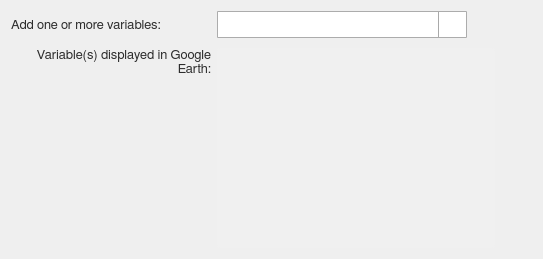
      <widget class="QWidget" name="scrollAreaWidgetContents_2">
       <property name="geometry">
        <rect>
         <x>0</x>
         <y>0</y>
         <width>543</width>
         <height>259</height>
        </rect>
       </property>
       <layout class="QGridLayout" name="gridLayout">
        <item row="0" column="0">
         <layout class="QVBoxLayout" name="ew_vertical_layout">
          <item>
           <layout class="QGridLayout" name="gridLayout_2">
            <property name="verticalSpacing">
             <number>10</number>
            </property>
            <item row="0" column="0">
             <widget class="QLabel" name="ew_label_2">
              <property name="minimumSize">
               <size>
                <width>0</width>
                <height>27</height>
               </size>
              </property>
              <property name="maximumSize">
               <size>
                <width>16777215</width>
                <height>27</height>
               </size>
              </property>
              <property name="font">
               <font>
                <family>FreeSans</family>
                <pointsize>10</pointsize>
                <stylestrategy>PreferAntialias</stylestrategy>
                <kerning>true</kerning>
               </font>
              </property>
              <property name="styleSheet">
               <string notr="true">QLabel {
    color: rgb(45,45,45);
}</string>
              </property>
              <property name="text">
               <string>Add one or more variables:</string>
              </property>
              <property name="alignment">
               <set>Qt::AlignLeading|Qt::AlignLeft|Qt::AlignVCenter</set>
              </property>
             </widget>
            </item>
            <item row="0" column="1">
             <layout class="QHBoxLayout" name="horizontalLayout_4">
              <item>
               <widget class="QComboBox" name="ew_combobox_5">
                <property name="minimumSize">
                 <size>
                  <width>250</width>
                  <height>27</height>
                 </size>
                </property>
                <property name="maximumSize">
                 <size>
                  <width>250</width>
                  <height>27</height>
                 </size>
                </property>
                <property name="font">
                 <font>
                  <family>FreeSans</family>
                  <pointsize>9</pointsize>
                  <weight>50</weight>
                  <bold>false</bold>
                  <stylestrategy>PreferAntialias</stylestrategy>
                  <kerning>true</kerning>
                 </font>
                </property>
                <property name="styleSheet">
                 <string notr="true">QComboBox {
	border: 1px solid #acacac;
    border-radius: 1px;
	padding-left: 5px;
    background-color: qlineargradient(x1: 0, y1: 0, x2: 0, y2: 1, 
								stop: 0 #f0f0f0, stop: 1 #e5e5e5);
    color: rgb(45,45,45);
}

QComboBox:disabled {
	background-color:  rgb(200,200,200);
}

QComboBox:hover {
	border: 1px solid #7eb4ea;
    border-radius: 1px;
	background-color: qlineargradient(x1: 0, y1: 0, x2: 0, y2: 1, 
								stop: 0 #ecf4fc, stop: 1 #dcecfc);
}

QComboBox::drop-down {
	subcontrol-origin: padding;
	subcontrol-position: top right;
	width: 27px;
    border-left-width: 1px;
	border-left-color: darkgray;
	border-left-style: solid;
	border-top-right-radius: 3px;
	border-bottom-right-radius: 3px;
}

QComboBox::down-arrow {
	image: url(icons/down_arrow_icon.svg); 
	width: 16px;
	height: 16px
}

QComboBox QAbstractItemView {
	selection-background-color: rgb(200,200,200);
	selection-color: black;
	background: #f0f0f0;
	border: 0px solid #f0f0f0;
}

QComboBox QAbstractItemView::item {
	margin: 5px 5px 5px 5px;
}</string>
                </property>
               </widget>
              </item>
              <item>
               <spacer name="horizontalSpacer_2">
                <property name="orientation">
                 <enum>Qt::Horizontal</enum>
                </property>
                <property name="sizeType">
                 <enum>QSizePolicy::Fixed</enum>
                </property>
                <property name="sizeHint" stdset="0">
                 <size>
                  <width>10</width>
                  <height>20</height>
                 </size>
                </property>
               </spacer>
              </item>
              <item>
               <widget class="QToolButton" name="ew_add_button">
                <property name="minimumSize">
                 <size>
                  <width>27</width>
                  <height>27</height>
                 </size>
                </property>
                <property name="maximumSize">
                 <size>
                  <width>27</width>
                  <height>27</height>
                 </size>
                </property>
                <property name="styleSheet">
                 <string notr="true">QToolButton {
	border: 1px solid transparent;
	background-color: transparent;
	width: 27px;
	height: 27px;
}

QToolButton:flat {
	border: none;
}</string>
                </property>
                <property name="icon">
                 <iconset>
                  <normaloff>icons/continue_icon.svg</normaloff>icons/continue_icon.svg</iconset>
                </property>
                <property name="iconSize">
                 <size>
                  <width>23</width>
                  <height>23</height>
                 </size>
                </property>
               </widget>
              </item>
              <item>
               <spacer name="horizontalSpacer_6">
                <property name="orientation">
                 <enum>Qt::Horizontal</enum>
                </property>
                <property name="sizeHint" stdset="0">
                 <size>
                  <width>40</width>
                  <height>20</height>
                 </size>
                </property>
               </spacer>
              </item>
             </layout>
            </item>
            <item row="1" column="0">
             <widget class="QLabel" name="ew_label_3">
              <property name="minimumSize">
               <size>
                <width>200</width>
                <height>27</height>
               </size>
              </property>
              <property name="maximumSize">
               <size>
                <width>200</width>
                <height>16777215</height>
               </size>
              </property>
              <property name="font">
               <font>
                <family>FreeSans</family>
                <pointsize>10</pointsize>
                <stylestrategy>PreferAntialias</stylestrategy>
                <kerning>true</kerning>
               </font>
              </property>
              <property name="styleSheet">
               <string notr="true">QLabel {
    color: rgb(45,45,45);
}</string>
              </property>
              <property name="text">
               <string>Variable(s) displayed in Google Earth:</string>
              </property>
              <property name="alignment">
               <set>Qt::AlignRight|Qt::AlignTop|Qt::AlignTrailing</set>
              </property>
              <property name="wordWrap">
               <bool>true</bool>
              </property>
             </widget>
            </item>
            <item row="1" column="1">
             <layout class="QHBoxLayout" name="horizontalLayout_3">
              <item>
               <widget class="QListWidget" name="ew_varlist_1">
                <property name="enabled">
                 <bool>true</bool>
                </property>
                <property name="minimumSize">
                 <size>
                  <width>0</width>
                  <height>150</height>
                 </size>
                </property>
                <property name="maximumSize">
                 <size>
                  <width>16777215</width>
                  <height>16777215</height>
                 </size>
                </property>
                <property name="font">
                 <font>
                  <family>FreeSans</family>
                  <pointsize>9</pointsize>
                  <stylestrategy>PreferAntialias</stylestrategy>
                  <kerning>true</kerning>
                 </font>
                </property>
                <property name="focusPolicy">
                 <enum>Qt::NoFocus</enum>
                </property>
                <property name="styleSheet">
                 <string notr="true">QListWidget {
	border-radius: 3px;
	background-color: rgb(240,240,240);
	color: rgb(45,45,45);
}

QListWidget:disabled {
	background-color:  rgb(200,200,200);
    color: rgb(45,45,45);
}

QListView::item {
	border: 0px solid rgb(240,240,240);
	border-radius: 3px;
    padding: 1px 1px 1px 1px;
    margin: 3px 3px 3px 3px;
}

QListView::item:selected {
	border: 0px solid rgb(240,240,240);
	border-radius: 3px;
}

QListView::item:selected:!active {
	background: rgb(200,200,200);
}

QListView::item:selected:active {
	background: rgb(200,200,200);
}

QListView::item:hover {
	background: rgb(230,230,230);
	border-radius: 3px;
}

QScrollBar:vertical {
  border: 1px solid white;
  background-color: rgb(240, 240, 240);
  width: 20px;
  margin: 21px 0px 21px 0px;
}

QScrollBar:horizontal {
  border: 1px solid white;
  background-color: rgb(240, 240, 240);
  height: 20px;
  margin: 0px 21px 0px 21px;
}

QScrollBar::handle:vertical {
  background-color: rgb(205, 205, 205);
  min-height: 25px;
}

QScrollBar:handle:vertical:hover {
  background-color: rgb(166, 166, 166);
}

QScrollBar:handle:vertical:pressed {
  background-color: rgb(96, 96, 96);
}

QScrollBar::handle:horizontal {
  background-color: rgb(205, 205, 205);
  min-width: 25px;
}

QScrollBar:handle:horizontal:hover {
  background-color: rgb(166, 166, 166);
}

QScrollBar:handle:horizontal:pressed {
  background-color: rgb(96, 96, 96);
}

QScrollBar::add-line:vertical {
  border-top: 1px solid rgb(240,240,240);
  border-left: 1px solid white;
  border-right: 1px solid white;
  border-bottom: 1px solid white;
  background-color: rgb(240, 240, 240);
  height: 20px;
  subcontrol-position: bottom;
  subcontrol-origin: margin;
  border-bottom-right-radius: 3px;
}

QScrollBar::add-line:vertical:hover {
  background-color: rgb(218, 218, 218);
}

QScrollBar::add-line:vertical:pressed {
  background-color: rgb(96, 96, 96);
}

QScrollBar::sub-line:vertical {
  border-top: 1px solid white;
  border-left: 1px solid white;
  border-right: 1px solid white;
  border-bottom: 1px solid rgb(240,240,240);
  background-color: rgb(240, 240, 240);
  height: 20px;
  subcontrol-position: top;
  subcontrol-origin: margin;
  border-top-right-radius: 3px;
}

QScrollBar::sub-line:vertical:hover {
  background-color: rgb(218, 218, 218);
}

QScrollBar::sub-line:vertical:pressed {
  background-color: rgb(96, 96, 96);
}

QScrollBar::up-arrow:vertical {
  image: url(icons/up_arrow_icon.svg); 
  width: 16px;
  height: 16px;
}

QScrollBar::up-arrow:vertical:pressed {
  right: -1px;
  bottom: -1px;
}

QScrollBar::down-arrow:vertical {
  image: url(icons/down_arrow_icon.svg); 
  width: 16px;
  height: 16px;
}

QScrollBar::down-arrow:vertical:pressed {
  right: -1px;
  bottom: -1px;
}

QScrollBar::add-line:horizontal {
  border-top: 1px solid white;
  border-left: 1px solid rgb(240,240,240);
  border-right: 1px solid white;
  border-bottom: 1px solid white;
  background-color: rgb(240, 240, 240);
  width: 20px;
  subcontrol-position: right;
  subcontrol-origin: margin;
  border-bottom-right-radius: 3px;
}

QScrollBar::add-line:horizontal:hover {
  background-color: rgb(218, 218, 218);
}

QScrollBar::add-line:horizontal:pressed {
  background-color: rgb(96, 96, 96);
}

QScrollBar::sub-line:horizontal {
  border-top: 1px solid white;
  border-left: 1px solid white;
  border-right: 1px solid rgb(240,240,240);
  border-bottom: 1px solid white;
  background-color: rgb(240, 240, 240);
  width: 20px;
  subcontrol-position: left;
  subcontrol-origin: margin;
border-bottom-left-radius: 3px;
}

QScrollBar::sub-line:horizontal:hover {
  background-color: rgb(218, 218, 218);
}

QScrollBar::sub-line:horizontal:pressed {
  background-color: rgb(96, 96, 96);
}

QScrollBar::left-arrow:horizontal {
  image: url(icons/left_arrow_icon.svg); 
  width: 16px;
  height: 16px;
}

QScrollBar::left-arrow:horizontal:pressed {
  right: -1px;
  bottom: -1px;
}

QScrollBar::right-arrow:horizontal {
  image: url(icons/right_arrow_icon.svg); 
  width: 16px;
  height: 16px;
}

QScrollBar::right-arrow:horizontal:pressed {
  right: -1px;
  bottom: -1px;
}</string>
                </property>
                <property name="frameShape">
                 <enum>QFrame::NoFrame</enum>
                </property>
                <property name="dragDropMode">
                 <enum>QAbstractItemView::InternalMove</enum>
                </property>
                <property name="defaultDropAction">
                 <enum>Qt::MoveAction</enum>
                </property>
                <property name="selectionMode">
                 <enum>QAbstractItemView::ExtendedSelection</enum>
                </property>
               </widget>
              </item>
              <item>
               <spacer name="horizontalSpacer_7">
                <property name="orientation">
                 <enum>Qt::Horizontal</enum>
                </property>
                <property name="sizeType">
                 <enum>QSizePolicy::Fixed</enum>
                </property>
                <property name="sizeHint" stdset="0">
                 <size>
                  <width>10</width>
                  <height>20</height>
                 </size>
                </property>
               </spacer>
              </item>
              <item>
               <layout class="QVBoxLayout" name="verticalLayout">
                <item>
                 <widget class="QToolButton" name="info_button_3">
                  <property name="maximumSize">
                   <size>
                    <width>27</width>
                    <height>27</height>
                   </size>
                  </property>
                  <property name="styleSheet">
                   <string notr="true">QToolButton {
	border: 1px solid transparent;
	background-color: transparent;
	width: 27px;
	height: 27px;
}

QToolButton:flat {
	border: none;
}</string>
                  </property>
                  <property name="text">
                   <string/>
                  </property>
                  <property name="icon">
                   <iconset>
                    <normaloff>icons/info_icon.svg</normaloff>icons/info_icon.svg</iconset>
                  </property>
                  <property name="iconSize">
                   <size>
                    <width>23</width>
                    <height>23</height>
                   </size>
                  </property>
                  <property name="autoRaise">
                   <bool>false</bool>
                  </property>
                 </widget>
                </item>
                <item>
                 <spacer name="verticalSpacer">
                  <property name="orientation">
                   <enum>Qt::Vertical</enum>
                  </property>
                  <property name="sizeHint" stdset="0">
                   <size>
                    <width>20</width>
                    <height>40</height>
                   </size>
                  </property>
                 </spacer>
                </item>
               </layout>
              </item>
             </layout>
            </item>
           </layout>
          </item>
         </layout>
        </item>
       </layout>
      </widget>
